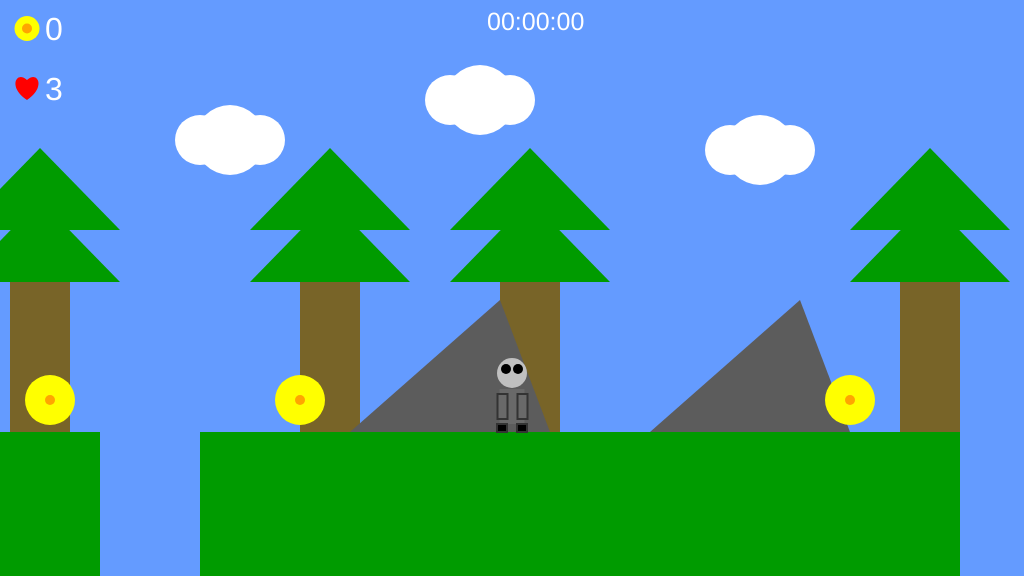
Frame 1 (no input)
Frame 60 (no input): identical to frame 1, image omitted
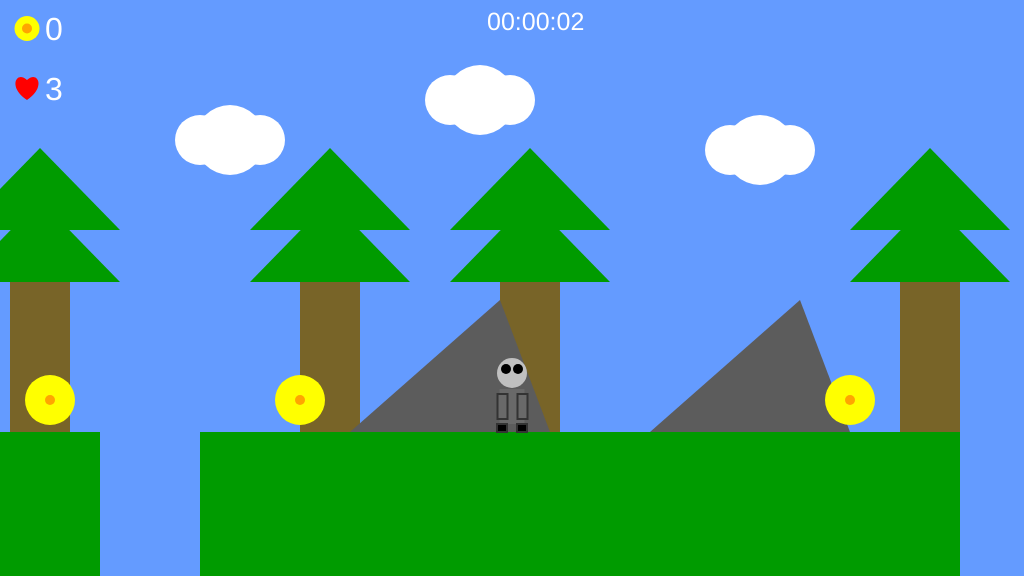
Frame 120 (the mouse pressed at the canvas centre since frame 60)

The p5.js sketch that drew these frames (run headless with seeded random() and noise() and a simulated clock; from frame 60 on, the mouse is pressed at the canvas centre):

// p5.js sketch
// ── sketch.js
var gameChar_x;
var gameChar_y;
var floorPos_y;
var isLeft = false;
var isRight = false;
var isFalling = false;
var isPlummeting = false;
var collectables;
var canyons;
var mountains;
var clouds;
var trees_x;
var cameraPosX;

var game_score;
var lives;
var startTimeCounter;
var flagpole;

var isGameOver = false;
var isLevelComplete = false;

var headColor = {
  r: 192,
  g: 192,
  b: 192,
};
var bodyColor = {
  r: 105,
  g: 105,
  b: 105,
};
var bottomColor = {
  r: 0,
  g: 0,
  b: 0,
};

function setup() {
  createCanvas(1024, 576);

  // Initialize the variables
  floorPos_y = (height * 3) / 4;
  // Game lives
  lives = {
    counter: 3,
    xPos: 45,
    yPos: 100,
  };

  startGame();
}

function draw() {
  // Background moves behind the player with a smooth effect
  var targetCameraPosX = gameChar_x - width / 2;
  var smoothingFactor = 0.1;
  cameraPosX += (targetCameraPosX - cameraPosX) * smoothingFactor;

  background(100, 155, 255); // fill the sky blue
  noStroke();
  fill(0, 155, 0);
  rect(0, floorPos_y, width, height - floorPos_y); // draw some green ground

  push();
  translate(-cameraPosX, 0);

  // draw the trees
  drawTrees();

  // draw the clouds
  drawClouds();

  // draw the mountains
  drawMountains();

  // draw the collectables
  drawCollectables();

  //draw the canyons
  drawCanyons();

  // Draw the game character
  drawCharacter();

  // Render the flagpole
  drawFlagpole();
  pop();

  // Collectables counter
  drawCollectablesCounter();

  // Draw the time counter
  drawTimeCounter();

  // Draw the lives
  drawLives();

  // Check game state (win, lose)
  checkGameState();

  // Prevents any further game logic from happening when the game is over
  if (isGameOver || isLevelComplete) {
    return;
  }

  // Move the character
  moveGameCharacter();

  // Check the state of the flagpole
  checkFlagpole();

  // Check if player die
  checkPlayerDie();
}

/**
 * Function called when the  game starts
 */
function startGame() {
  gameChar_x = width / 2;
  gameChar_y = floorPos_y;
  treePos_y = height / 2;
  cameraPosX = 0;

  // Game Score (coins)
  game_score = {
    counter: 0,
    xPos: 45,
    yPos: 40,
  };

  // For the time counter
  startTimeCounter = millis();

  // Flagpole
  flagpole = {
    x_pos: 1200,
    isReached: false,
  };

  // Environment
  trees_x = [300, 500, 900, 10, 1150, 1350, 1550];
  mountains = [
    { x1: 350, x2: 500, x3: 550, y1: 432, y2: 300, y3: 432 },
    { x1: 650, x2: 800, x3: 850, y1: 432, y2: 300, y3: 432 },
  ];
  collectables = [
    { x_pos: 300, y_pos: 400, size: 50, isFound: false },
    { x_pos: 50, y_pos: 400, size: 50, isFound: false },
    { x_pos: 850, y_pos: 400, size: 50, isFound: false },
  ];
  clouds = [
    { x_pos: 200, y_pos: 140 },
    { x_pos: 450, y_pos: 100 },
    { x_pos: 730, y_pos: 150 },
  ];
  canyons = [
    {
      x_pos: 100,
      width: 100,
    },
    {
      x_pos: 960,
      width: 100,
    },
  ];
}

function keyPressed() {
  if (!isPlummeting) {
    if (keyCode === 65) {
      isLeft = true;
    }
    if (keyCode === 68) {
      isRight = true;
    }
    if (keyCode === 87 || keyCode === 32) {
      if (!isFalling) {
        gameChar_y -= 35;
      }
    }
  }
}

function keyReleased() {
  if (keyCode === 65) {
    isLeft = false;
  }
  if (keyCode === 68) {
    isRight = false;
  }
}

function checkGameState() {
  if (isGameOver || isLevelComplete) {
    // Black screen with opacity
    fill(0, 0, 0, 150);
    rect(0, 0, width, height);

    // Display a message in the middle of the screen
    textSize(32);
    textAlign(CENTER, CENTER);
    fill(255);

    if (isGameOver) {
      text("Game over. Press space to continue.", width / 2, height / 2);
    } else if (isLevelComplete) {
      text("Level complete. Press space to continue.", width / 2, height / 2);
    }

    return;
  }
}

/**
 * Function to move the game character
 */
function moveGameCharacter() {
  if (isLeft && !isPlummeting) {
    gameChar_x -= 4;
  }
  if (isRight && !isPlummeting) {
    gameChar_x += 4;
  }
  if (gameChar_y < floorPos_y) {
    gameChar_y += 1;
    isFalling = true;
  } else {
    isFalling = false;
    isPlummeting = false;
  }
}

/**
 * Draw the time counter
 */
function drawTimeCounter() {
  push();
  textSize(25);
  fill(255, 255, 255);
  let elapsedTime = millis() - startTimeCounter;
  let seconds = floor(elapsedTime / 1000) % 60;
  let minutes = floor(elapsedTime / (1000 * 60)) % 60;
  let hours = floor(elapsedTime / (1000 * 60 * 60));
  let formattedTime = `${nf(hours, 2)}:${nf(minutes, 2)}:${nf(seconds, 2)}`;

  text(formattedTime, width / 2 - 25, 30);
  pop();
}

/**
 * Draw the collectables counter
 */
function drawCollectablesCounter() {
  push();
  // Text
  textSize(32);
  fill(255, 255, 255);
  text(game_score.counter.toString(), game_score.xPos, game_score.yPos);

  // Icon
  drawCollectable({
    x_pos: game_score.xPos - 18,
    y_pos: game_score.yPos - 11.5,
    size: 25,
    isFound: false,
  });
  pop();
}

/**
 * Draw the lives counter
 */
function drawLives() {
  push();
  // Text
  textSize(32);
  fill(255, 255, 255);
  text(lives.counter.toString(), lives.xPos, lives.yPos);

  // Icon
  drawHeart(lives.xPos - 18, lives.yPos - 20, 20);
  pop();
}

/**
 * Check if the player dies
 */
function checkPlayerDie() {
  if (gameChar_y > height) {
    lives.counter--;
    if (lives.counter > 0) {
      startGame();
    } else {
      // Set isGameOver to true
      isGameOver = true;
      gameChar_x = width / 2;
      gameChar_y = floorPos_y;
    }
  }
}

/**
 * Function to move the game character
 */
function drawCharacter() {
  if (isLeft && isFalling) {
    // add your jumping-left code
    // Head
    fill(headColor.r, headColor.g, headColor.b);
    ellipse(gameChar_x, gameChar_y - 65, 30, 30);

    // Eyes
    fill(bottomColor.r, bottomColor.g, bottomColor.b);
    ellipse(gameChar_x - 5, gameChar_y - 69, 10, 10);

    // Body
    fill(bodyColor.r, bodyColor.g, bodyColor.b);
    rect(gameChar_x - 10.5, gameChar_y - 49, 20, 30);

    // Arms
    strokeWeight(2);
    stroke(51);
    rect(gameChar_x - 5.5, gameChar_y - 44, 10, 25);

    // Bottom
    fill(bottomColor.r, bottomColor.g, bottomColor.b);
    rect(gameChar_x - 10.5, gameChar_y - 18, 8, 8);
    rect(gameChar_x + 1.5, gameChar_y - 18, 8, 8);
  } else if (isRight && isFalling) {
    // add your jumping-right code
    // Head
    fill(headColor.r, headColor.g, headColor.b);
    ellipse(gameChar_x, gameChar_y - 65, 30, 30);

    // Eyes
    fill(bottomColor.r, bottomColor.g, bottomColor.b);
    ellipse(gameChar_x + 5, gameChar_y - 69, 10, 10);

    // Body
    fill(bodyColor.r, bodyColor.g, bodyColor.b);
    rect(gameChar_x - 10.5, gameChar_y - 49, 20, 30);

    // Arms
    strokeWeight(2);
    stroke(51);
    rect(gameChar_x - 5.5, gameChar_y - 44, 10, 25);

    // Bottom
    fill(bottomColor.r, bottomColor.g, bottomColor.b);
    rect(gameChar_x - 10.5, gameChar_y - 18, 8, 8);
    rect(gameChar_x + 1.5, gameChar_y - 18, 8, 8);
  } else if (isLeft) {
    // add your walking left code
    // Head
    fill(headColor.r, headColor.g, headColor.b);
    ellipse(gameChar_x, gameChar_y - 59, 30, 30);

    // Eyes
    fill(bottomColor.r, bottomColor.g, bottomColor.b);
    ellipse(gameChar_x - 5, gameChar_y - 63, 10, 10);

    // Body
    fill(bodyColor.r, bodyColor.g, bodyColor.b);
    rect(gameChar_x - 10.5, gameChar_y - 43, 20, 35);

    // Arms
    strokeWeight(2);
    stroke(51);
    rect(gameChar_x - 5.5, gameChar_y - 38, 10, 25);

    // Bottom
    fill(bottomColor.r, bottomColor.g, bottomColor.b);
    rect(gameChar_x - 10.5, gameChar_y - 8, 8, 8);
    rect(gameChar_x + 1.5, gameChar_y - 8, 8, 8);
  } else if (isRight) {
    // add your walking right code
    // Head
    fill(headColor.r, headColor.g, headColor.b);
    ellipse(gameChar_x, gameChar_y - 59, 30, 30);

    // Eyes
    fill(bottomColor.r, bottomColor.g, bottomColor.b);
    ellipse(gameChar_x + 5, gameChar_y - 63, 10, 10);

    // Body
    fill(bodyColor.r, bodyColor.g, bodyColor.b);
    rect(gameChar_x - 10.5, gameChar_y - 43, 20, 35);

    // Arms
    strokeWeight(2);
    stroke(51);
    rect(gameChar_x - 5.5, gameChar_y - 38, 10, 25);

    // Bottom
    fill(bottomColor.r, bottomColor.g, bottomColor.b);
    rect(gameChar_x - 10.5, gameChar_y - 8, 8, 8);
    rect(gameChar_x + 1.5, gameChar_y - 8, 8, 8);
  } else if (isFalling || isPlummeting) {
    // add your jumping facing forwards code
    // Head
    fill(headColor.r, headColor.g, headColor.b);
    ellipse(gameChar_x, gameChar_y - 67, 30, 30);

    // Eyes
    fill(bottomColor.r, bottomColor.g, bottomColor.b);
    ellipse(gameChar_x - 6, gameChar_y - 73, 10, 10);
    ellipse(gameChar_x + 6, gameChar_y - 73, 10, 10);

    // Body
    fill(bodyColor.r, bodyColor.g, bodyColor.b);
    rect(gameChar_x - 12.5, gameChar_y - 54, 25, 35);

    // Arms
    strokeWeight(2);
    stroke(51);
    rect(gameChar_x - 18.5, gameChar_y - 50, 10, 25);
    rect(gameChar_x + 9.5, gameChar_y - 50, 10, 25);

    // Bottom
    fill(bottomColor.r, bottomColor.g, bottomColor.b);
    rect(gameChar_x - 15, gameChar_y - 20, 10, 8);
    rect(gameChar_x + 5.5, gameChar_y - 20, 10, 8);
  } else {
    // add your standing front facing code
    // Head
    fill(headColor.r, headColor.g, headColor.b);
    ellipse(gameChar_x, gameChar_y - 59, 30, 30);

    // Eyes
    fill(bottomColor.r, bottomColor.g, bottomColor.b);
    ellipse(gameChar_x - 6, gameChar_y - 63, 10, 10);
    ellipse(gameChar_x + 6, gameChar_y - 63, 10, 10);

    // Body
    fill(bodyColor.r, bodyColor.g, bodyColor.b);
    rect(gameChar_x - 12.5, gameChar_y - 43, 25, 35);

    // Arms
    strokeWeight(2);
    stroke(51);
    rect(gameChar_x - 14.5, gameChar_y - 38, 10, 25);
    rect(gameChar_x + 5.5, gameChar_y - 38, 10, 25);

    // Bottom
    fill(bottomColor.r, bottomColor.g, bottomColor.b);
    rect(gameChar_x - 15, gameChar_y - 8, 10, 8);
    rect(gameChar_x + 5, gameChar_y - 8, 10, 8);
  }
}

/**
 * Function to draw a single cloud
 */
function drawCloud(cloud) {
  fill(255, 255, 255);
  ellipse(cloud.x_pos, cloud.y_pos, 50, 50);
  ellipse(cloud.x_pos + 30, cloud.y_pos, 70, 70);
  ellipse(cloud.x_pos + 60, cloud.y_pos, 50, 50);
}

/**
 * Function to draw a single collectable
 */
function drawCollectable(t_collectable) {
  if (!t_collectable.isFound) {
    fill(255, 255, 0);
    ellipse(
      t_collectable.x_pos,
      t_collectable.y_pos,
      t_collectable.size,
      t_collectable.size
    );
    fill(255, 165, 0);
    ellipse(t_collectable.x_pos, t_collectable.y_pos, 10, 10);
    noStroke();
  }

  // Check if the player interacts with the collectable
  if (
    dist(gameChar_x, gameChar_y, t_collectable.x_pos, t_collectable.y_pos) < 50
  ) {
    if (!t_collectable.isFound) {
      game_score.counter += 1;
      t_collectable.isFound = true;
    }
  }
}

/**
 * Function to draw a heart
 */
function drawHeart(x, y, size) {
  beginShape();
  fill(255, 0, 0);
  vertex(x, y);
  bezierVertex(x - size / 2, y - size / 2, x - size, y + size / 3, x, y + size);
  bezierVertex(x + size, y + size / 3, x + size / 2, y - size / 2, x, y);
  endShape(CLOSE);
}

/**
 * Function to draw a single canyon
 */
function drawCanyon(t_canyon) {
  fill(100, 155, 255);
  rect(t_canyon.x_pos, 432, t_canyon.width, 150);

  if (
    gameChar_x > t_canyon.x_pos &&
    gameChar_x < t_canyon.x_pos + t_canyon.width - 10 &&
    gameChar_y >= floorPos_y
  ) {
    isPlummeting = true;
    gameChar_y += 2;
  }
}

/**
 * Function to draw a single mountain
 */
function drawMountain(mountain) {
  fill(92, 92, 92);
  triangle(
    mountain.x1,
    mountain.y1,
    mountain.x2,
    mountain.y2,
    mountain.x3,
    mountain.y3
  );
}
/**
 * Function to draw a single tree
 */
function drawTree(treeX) {
  fill(120, 100, 40);
  rect(treeX, treePos_y - 6, 60, 150);
  fill(0, 155, 0);
  triangle(treeX - 50, 282, treeX + 30, 200, treeX + 110, 282);
  triangle(treeX - 50, 230, treeX + 30, 148, treeX + 110, 230);
  noStroke();
}

/**
 * Function to draw multiple trees
 */
function drawTrees() {
  for (var i = 0; i < trees_x.length; i++) {
    treePos_x = trees_x[i];

    drawTree(treePos_x);
  }
}
/**
 * Function to draw multiple clouds
 */
function drawClouds() {
  for (var i = 0; i < clouds.length; i++) {
    drawCloud(clouds[i]);
  }
}

/**
 * Function to draw multiple mountains
 */
function drawMountains() {
  for (var i = 0; i < mountains.length; i++) {
    drawMountain(mountains[i]);
  }
}

/**
 * Function to draw multiple collectables
 */
function drawCollectables() {
  for (var i = 0; i < collectables.length; i++) {
    drawCollectable(collectables[i]);
  }
}

/**
 * Function to draw multiple canyons
 */
function drawCanyons() {
  for (var i = 0; i < canyons.length; i++) {
    drawCanyon(canyons[i]);
  }
}

/**
 * Draw the flagpole
 */
function drawFlagpole() {
  // Function to render the flag, receive a yPos to render in a determinate position
  function baseFlagpole(yPos) {
    fill(253, 25, 26);
    noStroke();
    rect(flagpole.x_pos + 2.5, yPos, 65, 50);
  }

  push();

  // Stick
  noStroke();
  fill(255, 255, 255);
  rect(flagpole.x_pos - 2.5, floorPos_y - 250, 5, 250);

  // Base
  noStroke();
  fill(155, 58, 3);
  rect(flagpole.x_pos - 25, floorPos_y - 30, 50, 30);

  // Flag
  if (flagpole.isReached) {
    baseFlagpole(floorPos_y - 250);
  } else {
    baseFlagpole(floorPos_y - 80);
  }

  pop();
}

/**
 * Function to check the state of the flagpole
 */
function checkFlagpole() {
  if (!flagpole.isReached) {
    if (dist(gameChar_x, gameChar_y, flagpole.x_pos, floorPos_y - 30) < 50) {
      flagpole.isReached = true;
      isLevelComplete = true;
    }
  }
}

// ── character.js
var headColor = {
  r: 253,
  g: 222,
  b: 168,
};
var bodyColor = {
  r: 50,
  g: 97,
  b: 250,
};
var bottomColor = {
  r: 0,
  g: 0,
  b: 0,
};
var jumpForce;
var jumpSound;

/**
 * Function to move the game character
 */
function drawCharacter() {
  if (isLeft && isFalling) {
    // add your jumping-left code
    // Head
    fill(headColor.r, headColor.g, headColor.b);
    ellipse(gameChar_x, gameChar_y - 65, 30, 30);

    // Eyes
    fill(bottomColor.r, bottomColor.g, bottomColor.b);
    ellipse(gameChar_x - 5, gameChar_y - 69, 10, 10);

    // Body
    fill(bodyColor.r, bodyColor.g, bodyColor.b);
    rect(gameChar_x - 10.5, gameChar_y - 49, 20, 30);

    // Arms
    strokeWeight(2);
    stroke(51);
    rect(gameChar_x - 5.5, gameChar_y - 44, 10, 25);

    // Bottom
    fill(bottomColor.r, bottomColor.g, bottomColor.b);
    rect(gameChar_x - 10.5, gameChar_y - 18, 8, 8);
    rect(gameChar_x + 1.5, gameChar_y - 18, 8, 8);
  } else if (isRight && isFalling) {
    // add your jumping-right code
    // Head
    fill(headColor.r, headColor.g, headColor.b);
    ellipse(gameChar_x, gameChar_y - 65, 30, 30);

    // Eyes
    fill(bottomColor.r, bottomColor.g, bottomColor.b);
    ellipse(gameChar_x + 5, gameChar_y - 69, 10, 10);

    // Body
    fill(bodyColor.r, bodyColor.g, bodyColor.b);
    rect(gameChar_x - 10.5, gameChar_y - 49, 20, 30);

    // Arms
    strokeWeight(2);
    stroke(51);
    rect(gameChar_x - 5.5, gameChar_y - 44, 10, 25);

    // Bottom
    fill(bottomColor.r, bottomColor.g, bottomColor.b);
    rect(gameChar_x - 10.5, gameChar_y - 18, 8, 8);
    rect(gameChar_x + 1.5, gameChar_y - 18, 8, 8);
  } else if (isLeft) {
    // add your walking left code
    // Head
    fill(headColor.r, headColor.g, headColor.b);
    ellipse(gameChar_x, gameChar_y - 59, 30, 30);

    // Eyes
    fill(bottomColor.r, bottomColor.g, bottomColor.b);
    ellipse(gameChar_x - 5, gameChar_y - 63, 10, 10);

    // Body
    fill(bodyColor.r, bodyColor.g, bodyColor.b);
    rect(gameChar_x - 10.5, gameChar_y - 43, 20, 35);

    // Arms
    strokeWeight(2);
    stroke(51);
    rect(gameChar_x - 5.5, gameChar_y - 38, 10, 25);

    // Bottom
    fill(bottomColor.r, bottomColor.g, bottomColor.b);
    rect(gameChar_x - 10.5, gameChar_y - 8, 8, 8);
    rect(gameChar_x + 1.5, gameChar_y - 8, 8, 8);
  } else if (isRight) {
    // add your walking right code
    // Head
    fill(headColor.r, headColor.g, headColor.b);
    ellipse(gameChar_x, gameChar_y - 59, 30, 30);

    // Eyes
    fill(bottomColor.r, bottomColor.g, bottomColor.b);
    ellipse(gameChar_x + 5, gameChar_y - 63, 10, 10);

    // Body
    fill(bodyColor.r, bodyColor.g, bodyColor.b);
    rect(gameChar_x - 10.5, gameChar_y - 43, 20, 35);

    // Arms
    strokeWeight(2);
    stroke(51);
    rect(gameChar_x - 5.5, gameChar_y - 38, 10, 25);

    // Bottom
    fill(bottomColor.r, bottomColor.g, bottomColor.b);
    rect(gameChar_x - 10.5, gameChar_y - 8, 8, 8);
    rect(gameChar_x + 1.5, gameChar_y - 8, 8, 8);
  } else if (isFalling || isPlummeting) {
    // add your jumping facing forwards code
    // Head
    fill(headColor.r, headColor.g, headColor.b);
    ellipse(gameChar_x, gameChar_y - 67, 30, 30);

    // Eyes
    fill(bottomColor.r, bottomColor.g, bottomColor.b);
    ellipse(gameChar_x - 6, gameChar_y - 73, 10, 10);
    ellipse(gameChar_x + 6, gameChar_y - 73, 10, 10);

    // Body
    fill(bodyColor.r, bodyColor.g, bodyColor.b);
    rect(gameChar_x - 12.5, gameChar_y - 54, 25, 35);

    // Arms
    strokeWeight(2);
    stroke(51);
    rect(gameChar_x - 18.5, gameChar_y - 50, 10, 25);
    rect(gameChar_x + 9.5, gameChar_y - 50, 10, 25);

    // Bottom
    fill(bottomColor.r, bottomColor.g, bottomColor.b);
    rect(gameChar_x - 15, gameChar_y - 20, 10, 8);
    rect(gameChar_x + 5.5, gameChar_y - 20, 10, 8);
  } else {
    // add your standing front facing code
    // Head
    fill(headColor.r, headColor.g, headColor.b);
    ellipse(gameChar_x, gameChar_y - 59, 30, 30);

    // Eyes
    fill(bottomColor.r, bottomColor.g, bottomColor.b);
    ellipse(gameChar_x - 6, gameChar_y - 63, 10, 10);
    ellipse(gameChar_x + 6, gameChar_y - 63, 10, 10);

    // Body
    fill(bodyColor.r, bodyColor.g, bodyColor.b);
    rect(gameChar_x - 12.5, gameChar_y - 43, 25, 35);

    // Arms
    strokeWeight(2);
    stroke(51);
    rect(gameChar_x - 14.5, gameChar_y - 38, 10, 25);
    rect(gameChar_x + 5.5, gameChar_y - 38, 10, 25);

    // Bottom
    fill(bottomColor.r, bottomColor.g, bottomColor.b);
    rect(gameChar_x - 15, gameChar_y - 8, 10, 8);
    rect(gameChar_x + 5, gameChar_y - 8, 10, 8);
  }
}

/**
 * Function to move the game character
 */
function moveGameCharacter() {
  if (isLeft && !isPlummeting) {
    gameChar_x -= 4;
  }
  if (isRight && !isPlummeting) {
    gameChar_x += 4;
  }
  if (gameChar_y < floorPos_y) {
    let isContactWithPlatform = false;

    for (let i = 0; i < platforms.length; i++) {
      if (platforms[i].checkContact(gameChar_x, gameChar_y)) {
        isFalling = false;
        isPlummeting = false;
        isContactWithPlatform = true;
      }
    }

    if (!isContactWithPlatform) {
      gameChar_y += 3;
      isFalling = true;
    }
  } else {
    isFalling = false;
    isPlummeting = false;
  }
}

/**
 * Reset the position of the character
 */
function resetGameCharPos() {
  gameChar_x = 10;
}

// ── enemies.js
// Enemy class
class Enemy {
  constructor(x, y, range) {
    this.x = x;
    this.y = y;
    this.range = range;

    this.currentX = x;
    this.inc = 1;

    this.update = function () {
      this.currentX += this.inc;

      if (this.currentX >= this.x + this.range) {
        this.inc = -1;
      } else if (this.currentX < this.x) {
        this.inc = 1;
      }
    };

    this.draw = function () {
      push();
      // mob body
      this.update();
      stroke(0);
      fill(205, 158, 125);
      ellipse(this.currentX, this.y, 40, 40);

      // mob head
      let headWidth = 15;
      let headHeight = 20;

      fill(246, 149, 188);
      if (this.inc === 1) {
        // head looking to the right
        rect(this.currentX + 15, this.y, headWidth, headHeight, 5);
        ellipse(this.currentX + 23, this.y + 7, 5, 5);
      } else {
        // head looking to the left
        rect(this.currentX - 30, this.y, headWidth, headHeight, 5);
        ellipse(this.currentX - 23, this.y + 7, 5, 5);
      }

      pop();
    };

    this.checkContact = function (gc_x, gc_y) {
      var d = dist(gc_x, gc_y, this.currentX, this.y);

      if (d < 30) {
        return true;
      }

      return false;
    };
  }
}

// ── helpers.js
/**
 * Function for random tree generation
 * @skipPositions skipPositions: [{ x_pos: x, width: width }]
 */
function generateRandomTrees(
  start,
  end,
  minDistance,
  maxDistance,
  skipPositions
) {
  const array = [start];
  let currentNumber = start;

  while (currentNumber < end) {
    const randomNumber =
      Math.floor(Math.random() * (maxDistance - minDistance + 1)) + minDistance;
    currentNumber += randomNumber;
    let isValidPosition = true;

    // Check if the current tree position conflicts with any skipped position
    for (const pos of skipPositions) {
      const posStart = pos.x_pos - 50;
      const posEnd = pos.x_pos + pos.width;

      if (currentNumber >= posStart && currentNumber <= posEnd) {
        isValidPosition = false;
        break;
      }
    }

    if (isValidPosition) {
      array.push(currentNumber);
    }
  }

  return array;
}

/**
 * Function for random cloud generation
 */
function generateRandomClouds(
  startX,
  endX,
  startY,
  endY,
  minDistance,
  maxDistance
) {
  const clouds = [];
  let currentX = startX;

  while (currentX < endX) {
    const randomX =
      Math.floor(Math.random() * (maxDistance - minDistance + 1)) + minDistance;
    currentX += randomX;

    const randomY = Math.floor(Math.random() * (endY - startY + 1)) + startY;

    clouds.push({ x_pos: currentX, y_pos: randomY });
  }

  return clouds;
}

/**
 * Function for random canyon generation
 * @skipPositions skipPositions: [{ x_pos: x, width: width }]
 */
function generateRandomCanyons(
  start,
  end,
  size,
  minDistance,
  maxDistance,
  skipPositions
) {
  const canyons = [];
  let currentNumber = start;

  while (currentNumber < end) {
    const randomNumber =
      Math.floor(Math.random() * (maxDistance - minDistance + 1)) + minDistance;
    currentNumber += randomNumber;
    let isValidPosition = true;

    // Check if the current tree position conflicts with any skipped position
    for (const pos of skipPositions) {
      const posStart = pos.x_pos - pos.width;
      const posEnd = pos.x_pos + pos.width;

      const nextPos = currentNumber + size;

      if (nextPos >= pos.x_pos && nextPos <= pos.x_pos + pos.width) {
        isValidPosition = false;
        break;
      }

      if (currentNumber >= posStart && currentNumber <= posEnd) {
        isValidPosition = false;
        break;
      }
    }

    if (isValidPosition) {
      canyons.push({ x_pos: currentNumber, width: size });
    }
  }

  return canyons;
}

/**
 * Function for random enemies generation
 * @skipPositions skipPositions: [{ x_pos: x, width: width }]
 */
function generateRandomEnemies(
  start,
  end,
  range,
  yPos,
  minDistance,
  maxDistance,
  skipPositions
) {
  const enemies = [];
  let currentNumber = start;

  while (currentNumber < end) {
    const randomNumber =
      Math.floor(Math.random() * (maxDistance - minDistance + 1)) + minDistance;
    currentNumber += randomNumber;
    let isValidPosition = true;

    // Check if the current tree position conflicts with any skipped position
    for (const pos of skipPositions) {
      const posStart = pos.x_pos - pos.width;
      const posEnd = pos.x_pos + pos.width;

      const nextPos = currentNumber + range;

      if (nextPos >= pos.x_pos && nextPos <= pos.x_pos + pos.width) {
        isValidPosition = false;
        break;
      }

      if (currentNumber >= posStart && currentNumber <= posEnd) {
        isValidPosition = false;
        break;
      }
    }

    if (isValidPosition) {
      enemies.push({ x: currentNumber, y: yPos, range });
    }
  }

  return enemies;
}

/**
 * Function to create a mountain from a x1
 */
function createMountain(x1) {
  let y1 = 432;
  let y2 = random(200, 300);
  let y3 = 432;

  let x2 = x1 + random(50, 150);
  let x3 = x1 + random(150, 250);

  return { x1, y1, x2, y2, x3, y3 };
}

/**
 * Function for random mountain generation
 * @skipPositions skipPositions: [{ x_pos: x, width: width }]
 */
function generateRandomMountains(
  start,
  end,
  size,
  minDistance,
  maxDistance,
  skipPositions
) {
  const mountains = [];
  let currentNumber = start;

  while (currentNumber < end) {
    const randomNumber =
      Math.floor(Math.random() * (maxDistance - minDistance + 1)) + minDistance;
    currentNumber += randomNumber;
    let isValidPosition = true;

    // Check if the current tree position conflicts with any skipped position
    for (const pos of skipPositions) {
      const posStart = pos.x_pos - pos.width - 100;
      const posEnd = pos.x_pos + pos.width + 100;

      const nextPos = currentNumber + size + 100;

      if (nextPos >= pos.x_pos && nextPos <= pos.x_pos + pos.width) {
        isValidPosition = false;
        break;
      }

      if (currentNumber >= posStart && currentNumber <= posEnd) {
        isValidPosition = false;
        break;
      }
    }

    if (isValidPosition) {
      mountains.push(createMountain(currentNumber));
    }
  }

  return mountains;
}

/**
 * Function for random coin generation
 * @skipPositions skipPositions: [{ x_pos: x, width: width }]
 */
function generateRandomCoin(
  start,
  end,
  size,
  minDistance,
  maxDistance,
  skipPositions
) {
  const coins = [];
  let currentNumber = start;

  while (currentNumber < end) {
    const randomNumber =
      Math.floor(Math.random() * (maxDistance - minDistance + 1)) + minDistance;
    currentNumber += randomNumber;
    let isValidPosition = true;

    // Check if the current tree position conflicts with any skipped position
    for (const pos of skipPositions) {
      const posStart = pos.x_pos - pos.width;
      const posEnd = pos.x_pos + pos.width;

      const nextPos = currentNumber + size;

      if (nextPos >= pos.x_pos && nextPos <= pos.x_pos + pos.width) {
        isValidPosition = false;
        break;
      }

      if (currentNumber >= posStart && currentNumber <= posEnd) {
        isValidPosition = false;
        break;
      }
    }

    if (isValidPosition) {
      coins.push({
        x_pos: currentNumber,
        y_pos: 400,
        size: size,
        isFound: false,
      });
    }
  }

  return coins;
}

// ── pickups.js
var jumpPickups;

/**
 * Function to create a jump pickup
 */
function createJumpPickup(x, y) {
  let pickup = {
    x,
    y,
    angle: 0,
    draw: function () {
      push();

      let offsetY = sin(this.angle) * 10;
      translate(0, offsetY);

      fill(193, 88, 205);
      rect(this.x, this.y, 30, 40, 10);

      fill(82, 85, 132);
      rect(this.x + 7, this.y - 2.5, 15, 10, 3);

      pop();

      this.angle += 0.05;
    },
    checkContact: function (gc_x, gc_y) {
      if (dist(gc_x, gc_y, this.x, this.y) < 55) {
        return true;
      }

      return false;
    },
    giveMoreJump: function () {
      jumpForce += 50;
    },
  };

  return pickup;
}

// ── platforms.js
/**
 * Function to create a platform with all the respective logic
 */
function createPlatforms(x, y, length) {
  let p = {
    x,
    y,
    length,
    draw: function () {
      push();
      fill(175, 186, 198);
      stroke(33, 32, 45);
      rect(this.x, this.y, this.length, 25);
      pop();
    },
    checkContact: function (gc_x, gc_y) {
      if (gc_x > this.x && gc_x < this.x + this.length) {
        let d = this.y - gc_y;
        if (d >= 0 && d < 5) {
          return true;
        }

        return false;
      }
    },
  };

  return p;
}

// ── time-counter.js
let startTime;
let currentTime;
let elapsedTime = 0;

/**
 * Draw the time counter
 */
function drawTimeCounter() {
  push();
  textSize(25);
  fill(255, 255, 255);

  let formattedTime = formatTime(elapsedTime);

  text(formattedTime, width / 2 - 25, 30);
  pop();
}

/**
 * Function to format the time elapsed: 00:01:32
 */
function formatTime(elapsedTime) {
  let seconds = floor(elapsedTime / 1000) % 60;
  let minutes = floor(elapsedTime / (1000 * 60)) % 60;
  let hours = floor(elapsedTime / (1000 * 60 * 60));
  let formattedTime = `${nf(hours, 2)}:${nf(minutes, 2)}:${nf(seconds, 2)}`;

  return formattedTime;
}

/**
 * Function to reset the end time counter
 */
function resetTimer() {
  startTime = millis();
}
